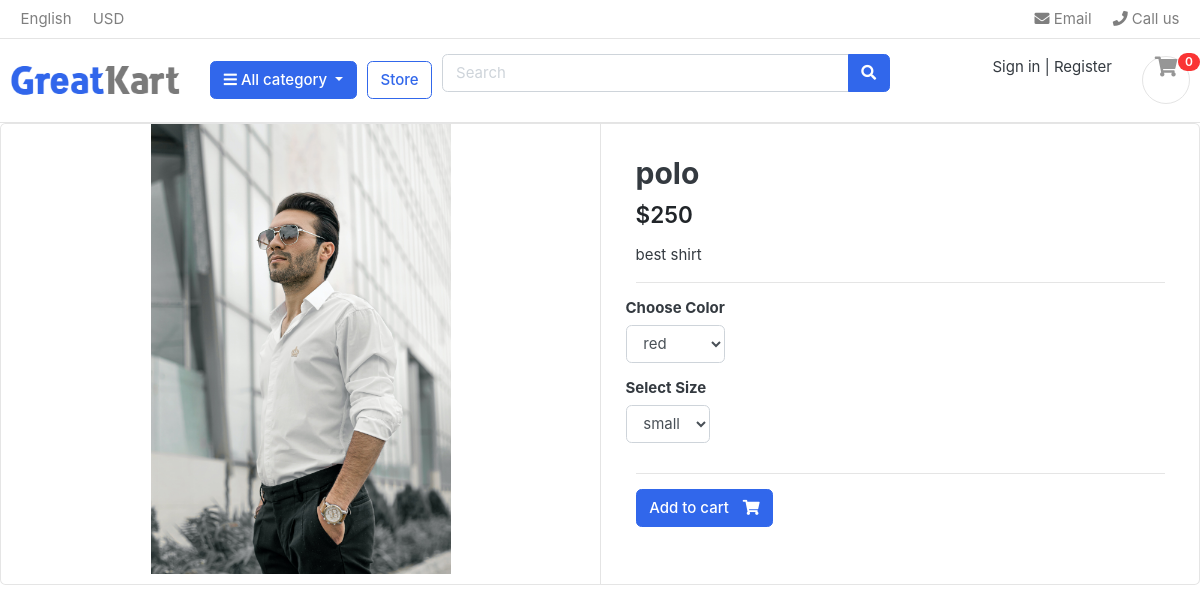
The page /product_detail/1 on the database its author committed.
### pro/models.py (models this page shows, shortened)
class Product(models.Model):
    product_name  = models.CharField(max_length=200)
    slug  = models.SlugField()
    description  = models.TextField(max_length=200, blank=True, null=True)
    price  = models.IntegerField()
    images  = models.ImageField(upload_to='products')
    stock  = models.IntegerField()
    is_avaliabel = models.BooleanField(default=True)
    category=  models.ForeignKey(Category, related_name='category_product', on_delete=models.CASCADE)
    created_date = models.DateTimeField(auto_now_add=True)
    modified_data = models.DateTimeField(auto_now=True)

### core/views.py (the view)
# urls.py: path("product_detail/<slug:slug>", prduct_detail, name="prduct_detail" ),
def prduct_detail(request, slug):
    product = Product.objects.get(id=slug)
    size = product.product_variation.all().filter(variation_category='size')
    color = product.product_variation.all().filter(variation_category='color')
    is_exist=  CartItem.objects.filter(product=product).exists()
    return render(request, 'core/product_detail.html', {
        'product': product,'is_exist': is_exist,
        'color':color ,
        'size':size
         })

### accounts/context_processor.py (called while the page is built)
def menu_linkes(request):
    user= auth.get_user(request)
    print(user)
    return dict(user=user)

### cart/context_processor.py (called while the page is built)
def menu_linkess(request):
    cart_count = 0
    try:
        cart = Cart.objects.filter(cart_id=_card_id(request))
        cart_items = CartItem.objects.all().filter(cart=cart[:1])
        for item in cart_items:
            cart_count += item.quantity
    except Cart.DoesNotExist:
        cart_count = 0
    return dict(cart_count=cart_count)

### cart/views.py (called while the page is built)
def _card_id(request):
    cart = request.session.session_key
    if not cart:
        cart = request.session.create()
    return cart

### core/context_proccessor.py (called while the page is built)
def menu_links(request):
    linkes = Category.objects.all()
    return dict(linkes=linkes)

### core/templates/core/product_detail.html (shortened to what this page needs)
{% extends 'core/base.html' %}
{% load static %}
{% block content %}
<div class="card">
	<div class="row no-gutters">
		<aside class="col-md-6">
<article class="gallery-wrap">
	<div class="img-big-wrap">
	   <a href="#"><img src="{{ product.images.url }}"></a>
	</div>
</article>
		</aside>
		<main class="col-md-6 border-left">
			<form method="POST" action="{% url 'addtocart' product.id %}">
<article class="content-body">
<h2 class="title">{{product.product_name}}</h2>
<div class="mb-3">
	<var class="price h4">${{product.price}}</var>
</div>
<p>{{product.description}}</p>
<hr>
	<div class="row">
		<div class="item-option-select">
			<h6>Choose Color</h6>
			<select name="color" class="form-control" >
				{% for i in color %}
				<option value="{{i.variation_value}}">{{i.variation_value}}</option>
				{% endfor %}
			</select>
		</div>
	</div>
	<div class="row">
		<div class="item-option-select">
			<h6>Select Size</h6>
			<select name="size" class="form-control"  >
				{% for i in size %}
				<option value="{{i.variation_value}}">{{i.variation_value}}</option>
				{% endfor %}
			</select>
		</div>
	</div>
	<hr>
    {% if product.stock <= 0 %}
    <p class="text-danger" > Out Of Stock </p>
    {%  else %}
	<button class="btn  btn-primary"> <span class="text">Add to cart</span> <i class="fas fa-shopping-cart"></i>  </button>
{% endif %}
</article>
</form>
		</main>
	</div>
</div>
{% endblock %}

### static/css/ui.css (style rules this page uses)
.content-body { flex: 1 1 auto; padding: 2rem 2.3rem; }
var { font-style: normal; }
article:after, .form-group:after { display: block; clear: both; content: ""; }
.btn .text + i { margin-left: 10px; }
.price { font-weight: 600; color: #212529; }
.gallery-wrap .img-big-wrap { margin-bottom: 10px; border-radius: 0.37rem; overflow: hidden; background-color: #fff; }
.gallery-wrap .img-big-wrap a { text-align: center; display: block; }
.gallery-wrap .img-big-wrap img { height: 450px; width: auto; display: inline-block; }
.item-option-select { margin-bottom: 1rem; display: inline-block; margin-right: 15px; }

### rows shown on the page
Product: images (picture), product_name "polo", price "250", description "best shirt"

### other values the page prints
{{ cart_count }} "0"
form field color "red"
form field size "small"
